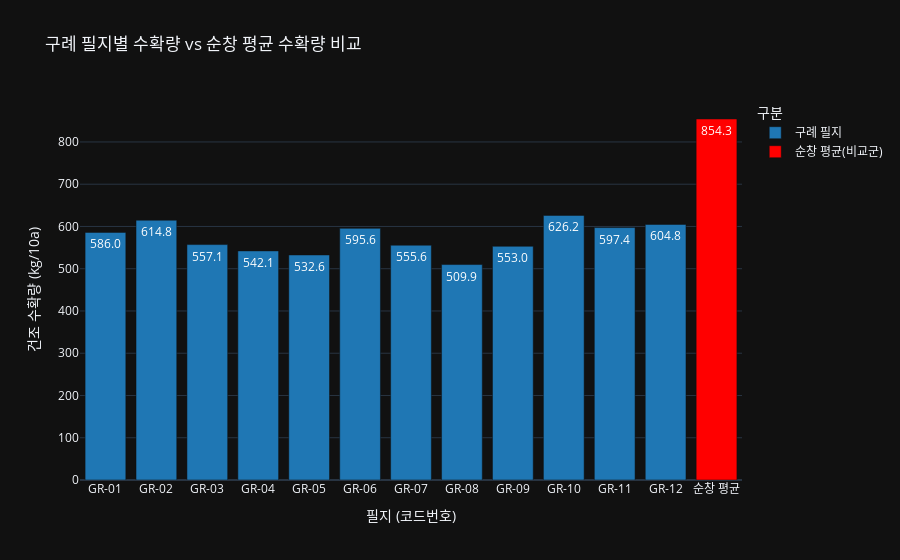

Here is the notebook cell this chart was saved with:
### Code cell
import pandas as pd
import plotly.express as px
import numpy as np

# ---------------------------------------------------------
# 1. 데이터 전처리 (Filtering)
# ---------------------------------------------------------

# (1) 구례 데이터에서 '코드번호'가 결측치(NaN)인 행 제거
# dropna: 실제 NaN 값 제거
df_gr_clean = df_gr.dropna(subset=['코드번호']).copy()

# 혹시 전처리 과정에서 NaN이 문자열 'nan'이나 공백으로 변했을 경우를 대비해 추가 필터링
df_gr_clean = df_gr_clean[
    (df_gr_clean['코드번호'].astype(str) != 'nan') &
    (df_gr_clean['코드번호'].astype(str).str.strip() != '')
]

# ---------------------------------------------------------
# 2. 데이터 병합 (Data Preparation)
# ---------------------------------------------------------

# (1) 순창 데이터(df_sc) 평균 계산
sc_mean_val = df_sc['건조 수확량(kg/10a)'].mean()

# (2) 구례 데이터 프레임 준비 (필터링된 데이터 사용)
plot_df = df_gr_clean[['코드번호', '건조 수확량(kg/10a)']].copy()
plot_df['구분'] = '구례 필지'
plot_df['라벨'] = plot_df['코드번호']

# (3) 순창 평균 행 생성
sc_row = pd.DataFrame({
    '코드번호': ['순창_AVG'],
    '건조 수확량(kg/10a)': [sc_mean_val],
    '구분': ['순창 평균(비교군)'], # 빨간색으로 칠할 그룹명
    '라벨': ['순창 평균']
})

# (4) 최종 데이터프레임 병합
final_df = pd.concat([plot_df, sc_row], ignore_index=True)

# ---------------------------------------------------------
# 3. 시각화 (Plotly)
# ---------------------------------------------------------

# 색상 지정
color_map = {
    '구례 필지': '#1f77b4',      # 파란색 (원하는 색상으로 변경 가능)
    '순창 평균(비교군)': 'red'   # 빨간색 (강조)
}

fig = px.bar(
    final_df,
    x='라벨',
    y='건조 수확량(kg/10a)',
    color='구분',
    color_discrete_map=color_map,
    text_auto='.1f',             # 막대 위 숫자 표시 (소수점 첫째자리)
    title='구례 필지별 수확량 vs 순창 평균 수확량 비교'
)

# 레이아웃 설정
fig.update_layout(
    xaxis_title="필지 (코드번호)",
    yaxis_title="건조 수확량 (kg/10a)",
    legend_title_text='구분',
    # X축 정렬: 데이터 순서대로 (순창 평균이 맨 뒤로 가게 함)
    xaxis={'categoryorder': 'trace'}
)

# 그래프 출력
fig.show()

### Figure 1 — Plotly figure (JSON) as saved in the notebook; plotly's stock layout.template omitted (floating-point values rounded to 4 significant figures)
{"data": [{"hovertemplate": "구분=구례 필지<br>라벨=%{x}<br>건조 수확량(kg/10a)=%{y}<extra></extra>", "legendgroup": "구례 필지", "marker": {"color": "#1f77b4", "pattern": {"shape": ""}}, "name": "구례 필지", "orientation": "v", "showlegend": true, "textposition": "auto", "texttemplate": "%{y:.1f}", "x": ["GR-01", "GR-02", "GR-03", "GR-04", "GR-05", "GR-06", "GR-07", "GR-08", "GR-09", "GR-10", "GR-11", "GR-12"], "xaxis": "x", "y": [586.0, 614.8, 557.1, 542.1, 532.6, 595.6, 555.6, 509.9, 553.0, 626.2, 597.4, 604.8], "yaxis": "y", "type": "bar"}, {"hovertemplate": "구분=순창 평균(비교군)<br>라벨=%{x}<br>건조 수확량(kg/10a)=%{y}<extra></extra>", "legendgroup": "순창 평균(비교군)", "marker": {"color": "red", "pattern": {"shape": ""}}, "name": "순창 평균(비교군)", "orientation": "v", "showlegend": true, "textposition": "auto", "texttemplate": "%{y:.1f}", "x": ["순창 평균"], "xaxis": "x", "y": [854.3], "yaxis": "y", "type": "bar"}], "layout": {"xaxis": {"anchor": "y", "domain": [0.0, 1.0], "title": {"text": "필지 (코드번호)"}, "categoryorder": "trace"}, "yaxis": {"anchor": "x", "domain": [0.0, 1.0], "title": {"text": "건조 수확량 (kg/10a)"}}, "legend": {"title": {"text": "구분"}, "tracegroupgap": 0}, "title": {"text": "구례 필지별 수확량 vs 순창 평균 수확량 비교"}, "barmode": "relative"}}
